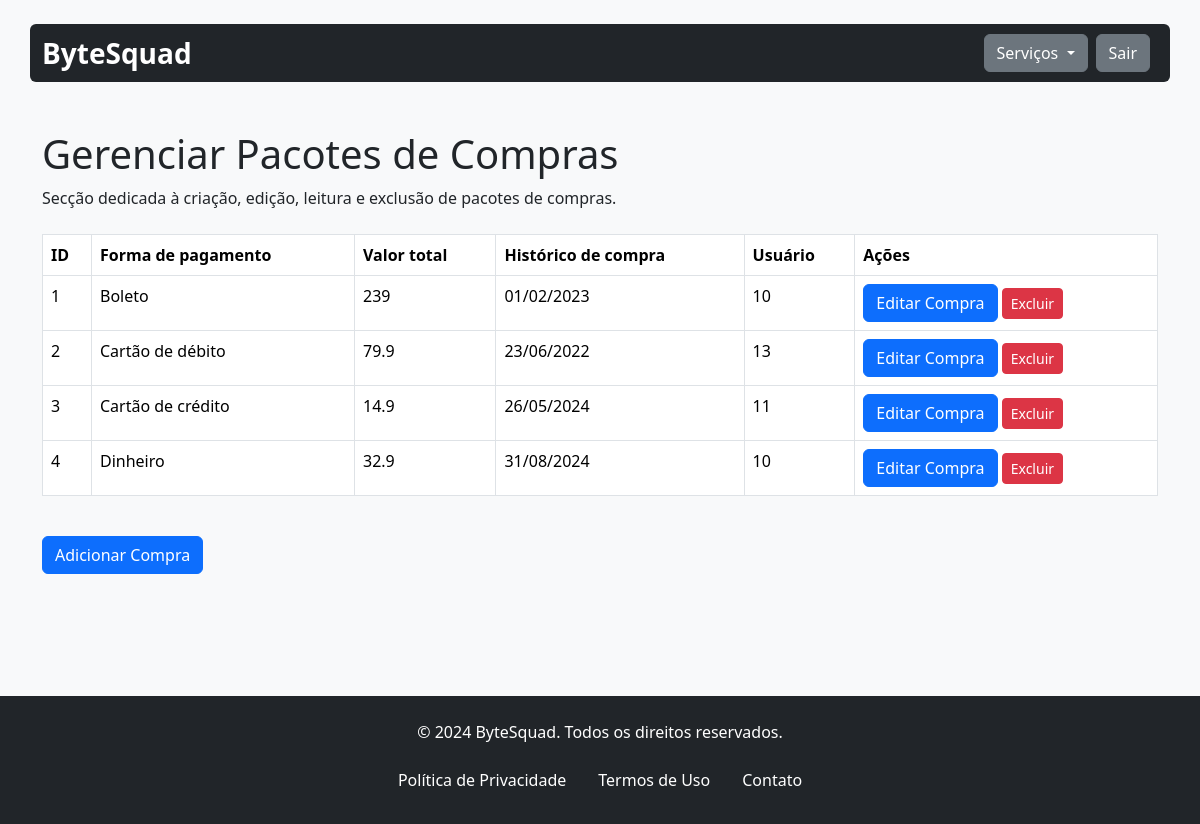
The page /gerenciarCompra.php (signed in) on the database as committed earlier.
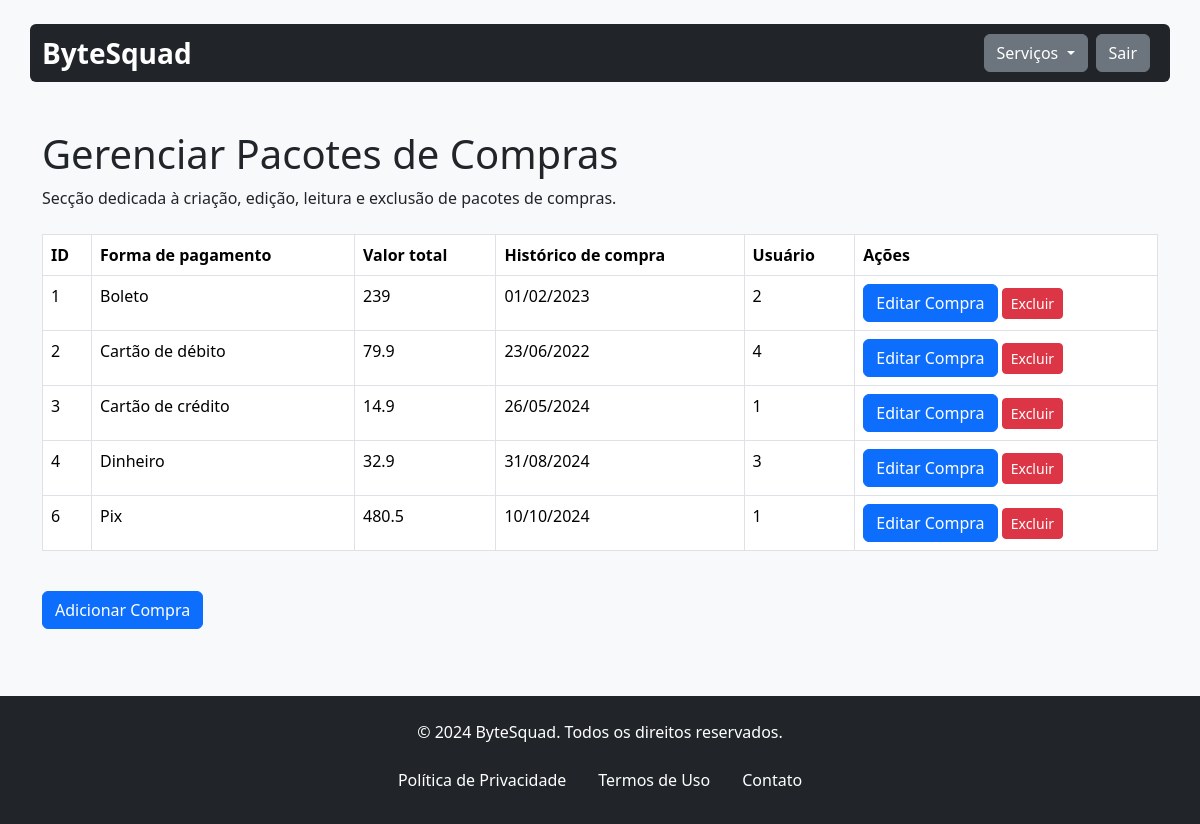
The same page on the database as committed later.
### tables this page shows
CREATE TABLE `compra` (
  `id_compra` int(11) NOT NULL,
  `formapagamento` varchar(500) NOT NULL,
  `preco_compra` float NOT NULL,
  `historico_compra` varchar(400) NOT NULL,
  `id` int(11) NOT NULL
);

### assets/classes/compras.class.php (called while the page is built, shortened)
<?php
require_once 'conexao.class.php';
class Compras
{
    private $con;
    public function __construct()
    {
        $this->con = new Conexao();
    }
    public function listar()
    {
        try {
            $sql = $this->con->conectar()->prepare("
                SELECT compra.*
                FROM compra
            ");
            $sql->execute();
            return $sql->fetchAll(PDO::FETCH_ASSOC);
        } catch (PDOException $ex) {
            echo "ERRO: " . $ex->getMessage();
        }
    }
}

### assets/classes/conexao.class.php (called while the page is built)
<?php
class Conexao{
    private $servidor;
    private $senha;
    private $usuario;
    private $banco;
    private static $pdo;
    public function __construct(){
        $this->servidor = "localhost";
        $this->banco = "bytesquad";
        $this->senha = "";
        $this->usuario = "root";
    }
    public function conectar(){
        try{
            if(is_null(self::$pdo)){
                self::$pdo = new PDO("mysql:host=".$this->servidor."; dbname=".$this->banco, $this->usuario, $this->senha);
            }
            return self::$pdo;
        } catch(PDOException $ex){
            echo $ex->getMessage();
        }
    }
}

### gerenciarCompra.php (the view, shortened to what this page needs)
<?php
include 'assets/inc/header.inc.php';
include 'assets/classes/compras.class.php';
$compras = new Compras();
?>
<main class="container mt-5">
    <div class="header-content mb-4">
        <h1>Gerenciar Pacotes de Compras</h1>
        <p>Secção dedicada à criação, edição, leitura e exclusão de pacotes de compras.</p>
    </div>
    <div class="table-responsive mb-4">
        <table class="table table-bordered table-hover">
            <thead class="thead-light">
                <tr>
                    <th>ID</th>
                    <th>Forma de pagamento</th>
                    <th>Valor total</th>
                    <th>Histórico de compra</th>
                    <th>Usuário</th>
                    <th>Ações</th>
                </tr>
            </thead>
            <tbody>
                <?php
                $lista = $compras->listar();
                foreach ($lista as $item):
                    ?>
                    <tr>
                        <td><?php echo $item['id_compra'] ?></td>
                        <td><?php echo $item['formapagamento'] ?></td>
                        <td><?php echo $item['preco_compra'] ?></td>
                        <td><?php echo $item['historico_compra'] ?></td>
                        <td><?php echo $item['id'] ?></td>
                        <td>
                            <button type="button" class="btn btn-primary" data-bs-toggle="modal"
                                data-bs-target="#editarModal<?php echo $item['id_compra']; ?>">
                                Editar Compra
                            </button>
                            <a href="deletarCompra.php?id_compra=<?php echo $item['id_compra']; ?>"
                                class="btn btn-sm btn-danger"
                                onclick="return confirm('Você tem certeza que deseja excluir a Compra <?php echo $item['id_compra'] ?>? ')">Excluir</a>
                        </td>
                    </tr>
                    <?php
                endforeach
                ?>
            </tbody>
        </table>
    </div>
    <button type="button" class="btn btn-primary" data-bs-toggle="modal" data-bs-target="#exampleModal">
        Adicionar Compra
    </button>
</main>
<?php include 'assets/inc/footer.inc.php'; ?>
</body>
</html>

### assets/inc/header.inc.php (shortened to what this page needs)
<!DOCTYPE html>
<html lang="pt-br">
<head>
    <link rel="stylesheet" href="assets/css/bootstrap.min.css">
</head>
<body class="bg-light">
    <header class="container bg-dark mt-4 rounded d-flex justify-content-between align-items-center py-2">
        <div class="d-flex align-items-center">
            <p class="text-white fs-3 fw-bold mb-0">ByteSquad</p>
        </div>
        <div class="d-flex align-items-center">
            <div class="dropdown me-2">
                <button class="btn btn-secondary dropdown-toggle" type="button" id="dropdownMenuButton"
                    data-bs-toggle="dropdown" aria-expanded="false">
                    Serviços
                </button>
            </div>
            <div class="dropdown me-2">
                <button class="btn btn-secondary" type="button" id="dropdownMenuButton" data-bs-toggle="dropdown"
                    aria-expanded="false">
                    Sair
                </button>
            </div>
        </div>
    </header>

### assets/inc/footer.inc.php
<footer class="footer bg-dark text-white text-center py-4 mt-5">
    <div class="container">
        <p>&copy; <?php echo date('Y'); ?> ByteSquad. Todos os direitos reservados.</p>
        <ul class="nav justify-content-center">
            <li class="nav-item">
                <a class="nav-link text-white" href="#">Política de Privacidade</a>
            </li>
            <li class="nav-item">
                <a class="nav-link text-white" href="#">Termos de Uso</a>
            </li>
            <li class="nav-item">
                <a class="nav-link text-white" href="#">Contato</a>
            </li>
        </ul>
    </div>
</footer>
</body>
</html>

### assets/inc/header.inc.php (style rules this page uses)
html { height: 100%; }
body { position: relative; margin: 0; min-height: 100%; padding-bottom: 7.85rem; }
footer { position: absolute; bottom: 0; right: 0; left: 0; }

Rows that differ between the two databases and show on the page:
changed compra "Boleto": id "10" → "2"
changed compra "Cartão de débito": id "13" → "4"
changed compra "Cartão de crédito": id "11" → "1"
changed compra "Dinheiro": id "10" → "3"
added compra: id_compra "6", formapagamento "Pix", preco_compra "480.5", historico_compra "10/10/2024", id "1"
